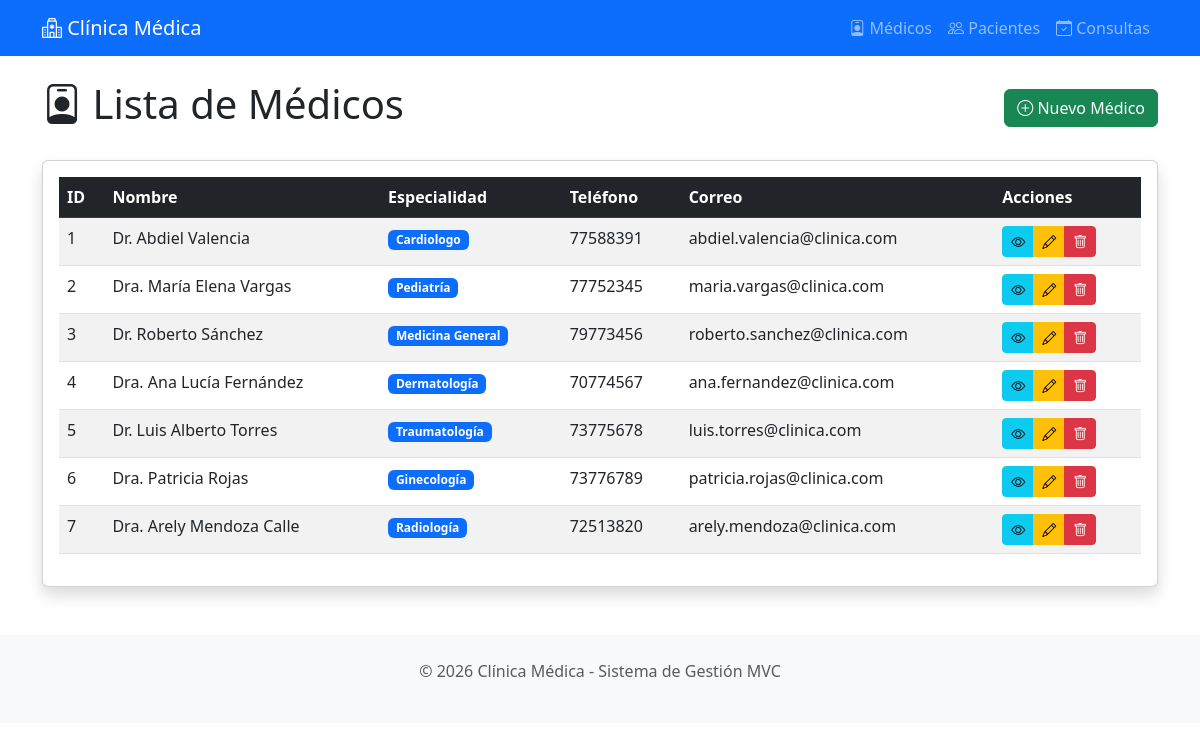
The page /medicos/ on the database its author committed.
### models/medicos.py (models this page shows, shortened)
class Medico(db.Model):
    __tablename__ = 'medicos'
    id_medico = db.Column(db.Integer, primary_key=True)
    nombre = db.Column(db.String(100), nullable=False)
    especialidad = db.Column(db.String(100), nullable=False)
    telefono = db.Column(db.String(20), nullable=False)
    correo = db.Column(db.String(100), nullable=False, unique=True)
    fecha_registro = db.Column(db.DateTime, default=datetime.utcnow)
    consultas = db.relationship('Consulta', backref='medico', lazy=True, cascade='all, delete-orphan')
    def delete(self):
        """Elimina el médico de la base de datos"""
        db.session.delete(self)
        db.session.commit()

### controllers/medico_controller.py (the view)
@medico_bp.route('/')
def index():
    medicos = Medico.query.all()
    return medico_view.list(medicos)

### views/medico_view.py (called while the page is built)
def list(medicos):
    return render_template('medicos/index.html', medicos=medicos)

### templates/medicos/index.html (shortened to what this page needs)
{% extends 'base.html' %}
{% block content %}
<div class="d-flex justify-content-between align-items-center mb-4">
    <h1><i class="bi bi-person-badge"></i> Lista de Médicos</h1>
    <a href="{{ url_for('medico.create') }}" class="btn btn-success">
        <i class="bi bi-plus-circle"></i> Nuevo Médico
    </a>
</div>
<div class="card shadow">
    <div class="card-body">
        {% if medicos %}
        <table class="table table-striped table-hover">
            <thead class="table-dark">
                <tr>
                    <th>ID</th>
                    <th>Nombre</th>
                    <th>Especialidad</th>
                    <th>Teléfono</th>
                    <th>Correo</th>
                    <th>Acciones</th>
                </tr>
            </thead>
            <tbody>
                {% for medico in medicos %}
                <tr>
                    <td>{{ medico.id_medico }}</td>
                    <td>{{ medico.nombre }}</td>
                    <td><span class="badge bg-primary">{{ medico.especialidad }}</span></td>
                    <td>{{ medico.telefono }}</td>
                    <td>{{ medico.correo }}</td>
                    <td>
                        <div class="btn-group" role="group">
                            <a href="{{ url_for('medico.show', id=medico.id_medico) }}"
                               class="btn btn-info btn-sm" title="Ver">
                                <i class="bi bi-eye"></i>
                            </a>
                            <a href="{{ url_for('medico.edit', id=medico.id_medico) }}"
                               class="btn btn-warning btn-sm" title="Editar">
                                <i class="bi bi-pencil"></i>
                            </a>
                            <a href="{{ url_for('medico.delete', id=medico.id_medico) }}"
                               class="btn btn-danger btn-sm"
                               onclick="return confirm('¿Está seguro de eliminar este médico?')"
                               title="Eliminar">
                                <i class="bi bi-trash"></i>
                            </a>
                        </div>
                    </td>
                </tr>
                {% endfor %}
            </tbody>
        </table>
        {% else %}
        <div class="alert alert-info text-center">
            <i class="bi bi-info-circle"></i> No hay médicos registrados
        </div>
        {% endif %}
    </div>
</div>
{% endblock %}

### templates/base.html (shortened to what this page needs)
<!DOCTYPE html>
<html lang="es">
<head>
    <link href="https://cdn.jsdelivr.net/npm/bootstrap@5.3.0/dist/css/bootstrap.min.css" rel="stylesheet">
    <link rel="stylesheet" href="https://cdn.jsdelivr.net/npm/bootstrap-icons@1.10.0/font/bootstrap-icons.css">
</head>
<body>
    <nav class="navbar navbar-expand-lg navbar-dark bg-primary mb-4">
        <div class="container">
            <a class="navbar-brand" href="{{ url_for('index') }}">
                <i class="bi bi-hospital"></i> Clínica Médica
            </a>
            <div class="collapse navbar-collapse" id="navbarNav">
                <ul class="navbar-nav ms-auto">
                    <li class="nav-item">
                        <a class="nav-link" href="{{ url_for('medico.index') }}">
                            <i class="bi bi-person-badge"></i> Médicos
                        </a>
                    </li>
                    <li class="nav-item">
                        <a class="nav-link" href="{{ url_for('paciente.index') }}">
                            <i class="bi bi-people"></i> Pacientes
                        </a>
                    </li>
                    <li class="nav-item">
                        <a class="nav-link" href="{{ url_for('consulta.index') }}">
                            <i class="bi bi-calendar-check"></i> Consultas
                        </a>
                    </li>
                </ul>
            </div>
        </div>
    </nav>
    <div class="container">
        {% block content %}{% endblock %}
    </div>
    <footer class="bg-light text-center text-muted py-4 mt-5">
        <div class="container">
            <p>&copy; 2026 Clínica Médica - Sistema de Gestión MVC</p>
        </div>
    </footer>
</body>
</html>

### rows shown on the page
Medico: id_medico "1", nombre "Dr. Abdiel Valencia", especialidad "Cardiologo", telefono "77588391", correo "abdiel.valencia@clinica.com"
Medico: id_medico "2", nombre "Dra. María Elena Vargas", especialidad "Pediatría", telefono "77752345", correo "maria.vargas@clinica.com"
Medico: id_medico "3", nombre "Dr. Roberto Sánchez", especialidad "Medicina General", telefono "79773456", correo "roberto.sanchez@clinica.com"
Medico: id_medico "4", nombre "Dra. Ana Lucía Fernández", especialidad "Dermatología", telefono "70774567", correo "ana.fernandez@clinica.com"
Medico: id_medico "5", nombre "Dr. Luis Alberto Torres", especialidad "Traumatología", telefono "73775678", correo "luis.torres@clinica.com"
Medico: id_medico "6", nombre "Dra. Patricia Rojas", especialidad "Ginecología", telefono "73776789", correo "patricia.rojas@clinica.com"
Medico: id_medico "7", nombre "Dra. Arely Mendoza Calle", especialidad "Radiología", telefono "72513820", correo "arely.mendoza@clinica.com"
